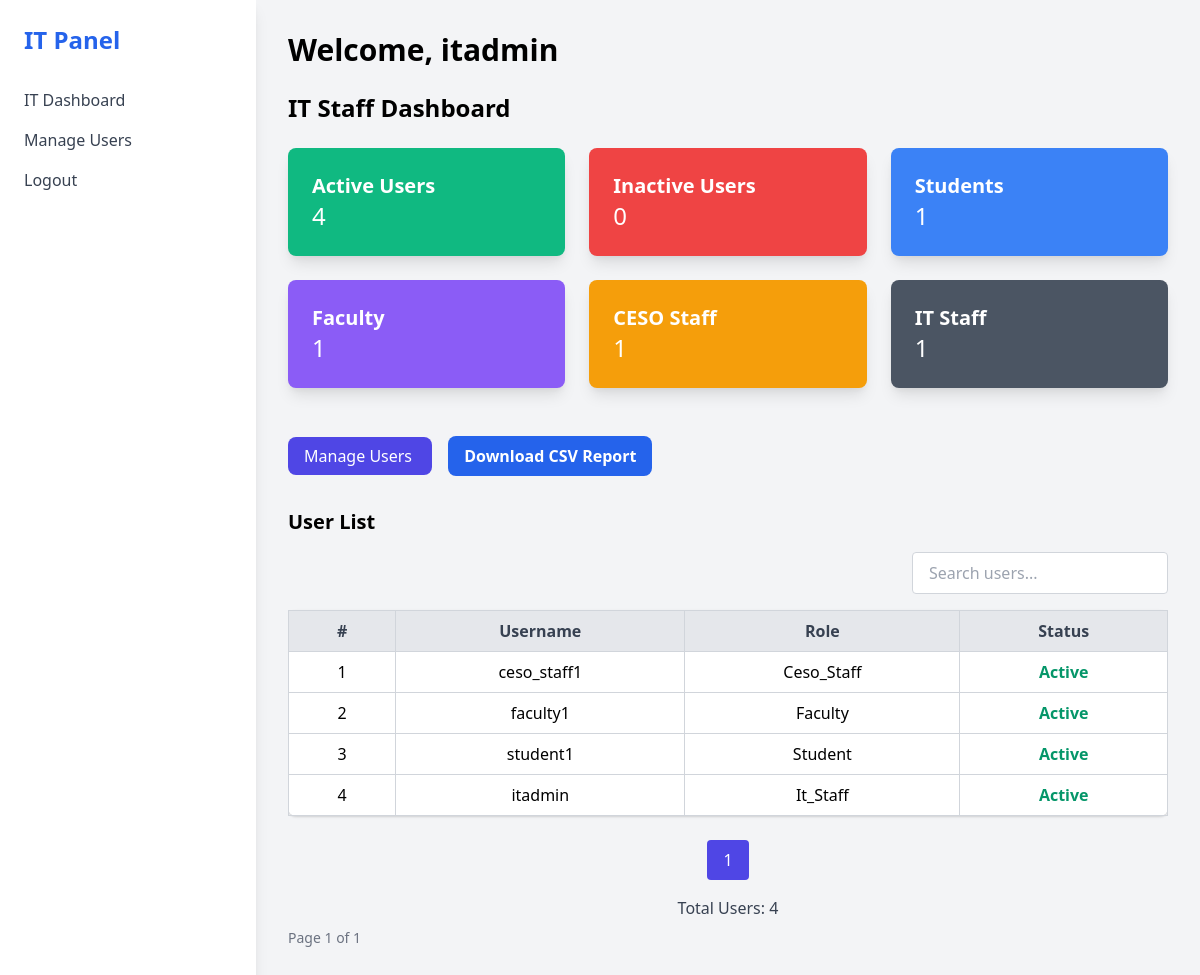
Screenshot of /dashboard/it/ (signed in) with the database file from the repository.
### community_extension/models.py (models this page shows, shortened)
class CustomUser(AbstractUser):
    ROLE_CHOICES = (
        ('student', 'Student'),
        ('faculty', 'Faculty'),
        ('ceso_staff', 'CESO Staff'),
        ('it_staff', 'IT Staff'),
    )
    STATUS_CHOICES = (
        ('active', 'Active'),
        ('inactive', 'Inactive'),
    )
    role = models.CharField(max_length=50, choices=ROLE_CHOICES, default='student')
    status = models.CharField(max_length=10, choices=STATUS_CHOICES, default='active')
    id_number = models.CharField(max_length=50)
    department = models.CharField(max_length=100, blank=True, null=True)
    section = models.CharField(max_length=50, blank=True, null=True)
    course = models.CharField(max_length=100, blank=True, null=True)
    created_at = models.DateTimeField(auto_now_add=True)
    updated_at = models.DateTimeField(auto_now=True)

### community_extension/views.py (the view)
# urls.py: path('dashboard/it/', views.it_dashboard, name='it_dashboard'),
@login_required
@user_passes_test(lambda u: u.is_authenticated and u.role == 'it_staff')
def it_dashboard(request):
    all_users = CustomUser.objects.all().order_by('-created_at')  # Full queryset for stats
    paginator = Paginator(all_users, 5)
    page_number = request.GET.get('page')
    page_obj = paginator.get_page(page_number)
    context = {
        'active_users_count': all_users.filter(is_active=True).count(),
        'inactive_users_count': all_users.filter(is_active=False).count(),
        'student_count': all_users.filter(role='student').count(),
        'faculty_count': all_users.filter(role='faculty').count(),
        'ceso_count': all_users.filter(role='ceso_staff').count(),
        'it_count': all_users.filter(role='it_staff').count(),
        'users': page_obj,
        'page_obj': page_obj,
        'total_users': all_users.count(),  # ✅ Add this
    }
    return render(request, 'dashboard/it_dashboard.html', context)

### community_extension/templates/dashboard/it_dashboard.html (shortened to what this page needs)
{% extends "dashboard/it_dashboard_base.html" %}
{% load static %}
{% block content %}
<div class="flex justify-between items-center mb-6">
    <h1 class="text-3xl font-semibold">Welcome, {{ user.username }}</h1>
</div>
<div class="container mt-5">
    <h2 class="text-2xl font-bold mb-6">IT Staff Dashboard</h2>
    <div class="grid grid-cols-1 sm:grid-cols-2 md:grid-cols-3 lg:grid-cols-3 gap-6">
        <div class="bg-green-500 text-white p-6 rounded-lg shadow-lg">
            <h5 class="text-xl font-semibold">Active Users</h5>
            <p class="text-2xl">{{ active_users_count }}</p>
        </div>
        <div class="bg-red-500 text-white p-6 rounded-lg shadow-lg">
            <h5 class="text-xl font-semibold">Inactive Users</h5>
            <p class="text-2xl">{{ inactive_users_count }}</p>
        </div>
        <div class="bg-blue-500 text-white p-6 rounded-lg shadow-lg">
            <h5 class="text-xl font-semibold">Students</h5>
            <p class="text-2xl">{{ student_count }}</p>
        </div>
        <div class="bg-purple-500 text-white p-6 rounded-lg shadow-lg">
            <h5 class="text-xl font-semibold">Faculty</h5>
            <p class="text-2xl">{{ faculty_count }}</p>
        </div>
        <div class="bg-yellow-500 text-white p-6 rounded-lg shadow-lg">
            <h5 class="text-xl font-semibold">CESO Staff</h5>
            <p class="text-2xl">{{ ceso_count }}</p>
        </div>
        <div class="bg-gray-600 text-white p-6 rounded-lg shadow-lg">
            <h5 class="text-xl font-semibold">IT Staff</h5>
            <p class="text-2xl">{{ it_count }}</p>
        </div>
    </div>
    <div class="mt-8">
        <a href="{% url 'manage_users' %}" class="text-white bg-indigo-600 hover:bg-indigo-700 focus:ring-2 focus:ring-indigo-500 px-4 py-2 rounded-lg transition duration-200 ease-in-out">
            Manage Users
        </a>
        <a href="{% url 'download_users_csv' %}" class="inline-block bg-blue-600 hover:bg-blue-700 focus:ring-2 focus:ring-blue-500 text-white font-semibold px-4 py-2 rounded-lg mt-4 ml-4 transition duration-200 ease-in-out">
            Download CSV Report
        </a>
    </div>
    <h3 class="text-xl font-semibold mt-8 mb-4">User List</h3>
    <div class="overflow-x-auto">
        <div class="flex justify-end mb-4">
            <input id="searchInput" type="text" placeholder="Search users..."
                   class="border border-gray-300 rounded px-4 py-2 w-64 focus:outline-none focus:ring-2 focus:ring-indigo-500" />
        </div>
        <table id="userTable" class="min-w-full bg-white text-center border border-gray-300 rounded-lg shadow">
            <thead class="bg-gray-200 text-gray-700">
                <tr>
                    <th class="px-4 py-2 border border-gray-300 cursor-pointer" onclick="sortTable(0)">#</th>
                    <th class="px-4 py-2 border border-gray-300 cursor-pointer" onclick="sortTable(1)">Username</th>
                    <th class="px-4 py-2 border border-gray-300 cursor-pointer" onclick="sortTable(2)">Role</th>
                    <th class="px-4 py-2 border border-gray-300 cursor-pointer" onclick="sortTable(3)">Status</th>
                </tr>
            </thead>
            <tbody id="userTableBody">
                {% for u in users %}
                <tr class="hover:bg-gray-100">
                    <td class="px-4 py-2 border border-gray-300">{{ forloop.counter }}</td>
                    <td class="px-4 py-2 border border-gray-300">{{ u.username }}</td>
                    <td class="px-4 py-2 border border-gray-300">{{ u.role|title }}</td>
                    <td class="px-4 py-2 border border-gray-300">
                        {% if u.is_active %}
                            <span class="text-green-600 font-semibold">Active</span>
                        {% else %}
                            <span class="text-red-600 font-semibold">Inactive</span>
                        {% endif %}
                    </td>
                </tr>
                {% empty %}
                <tr>
                    <td colspan="4" class="px-4 py-4 border border-gray-300 text-gray-500">No users found.</td>
                </tr>
                {% endfor %}
            </tbody>
        </table>
        <div class="mt-6 flex justify-center space-x-2">
            {% for num in page_obj.paginator.page_range %}
                {% if page_obj.number == num %}
                    <span class="px-4 py-2 bg-indigo-600 text-white rounded">{{ num }}</span>
                {% elif num > page_obj.number|add:'-3' and num < page_obj.number|add:'3' %}
                    <a href="?page={{ num }}" class="px-4 py-2 bg-gray-200 text-gray-700 rounded hover:bg-gray-300">{{ num }}</a>
                {% endif %}
            {% endfor %}
        </div>
        <div class="mt-4 text-center text-gray-700 font-medium">
            Total Users: {{ total_users }}
        </div>
        <div class="mt-2 text-sm text-gray-500">
            Page {{ page_obj.number }} of {{ page_obj.paginator.num_pages }}
        </div>
    </div>
</div>
{% endblock %}

### rows the page displays
CustomUser: username "itadmin", role "It_Staff", is_active "Active"
CustomUser: username "ceso_staff1", role "Ceso_Staff", is_active "Active"
CustomUser: username "faculty1", role "Faculty", is_active "Active"
CustomUser: username "student1", role "Student", is_active "Active"

### other values shown
{{ active_users_count }} "4"
{{ inactive_users_count }} "0"
{{ student_count }} "1"
{{ faculty_count }} "1"
{{ ceso_count }} "1"
{{ it_count }} "1"
{{ num }} "1"
{{ total_users }} "4"
{{ page_obj.number }} "1"
{{ page_obj.paginator.num_pages }} "1"
